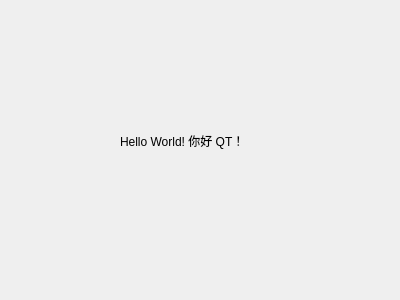
<?xml version="1.0" encoding="UTF-8"?>
<ui version="4.0">
 <class>HelloDialog</class>
 <widget class="QDialog" name="HelloDialog">
  <property name="geometry">
   <rect>
    <x>0</x>
    <y>0</y>
    <width>400</width>
    <height>300</height>
   </rect>
  </property>
  <property name="windowTitle">
   <string>Dialog</string>
  </property>
  <widget class="QLabel" name="label">
   <property name="geometry">
    <rect>
     <x>120</x>
     <y>130</y>
     <width>161</width>
     <height>21</height>
    </rect>
   </property>
   <property name="text">
    <string>Hello World! 你好 QT！</string>
   </property>
  </widget>
 </widget>
 <resources/>
 <connections/>
</ui>
